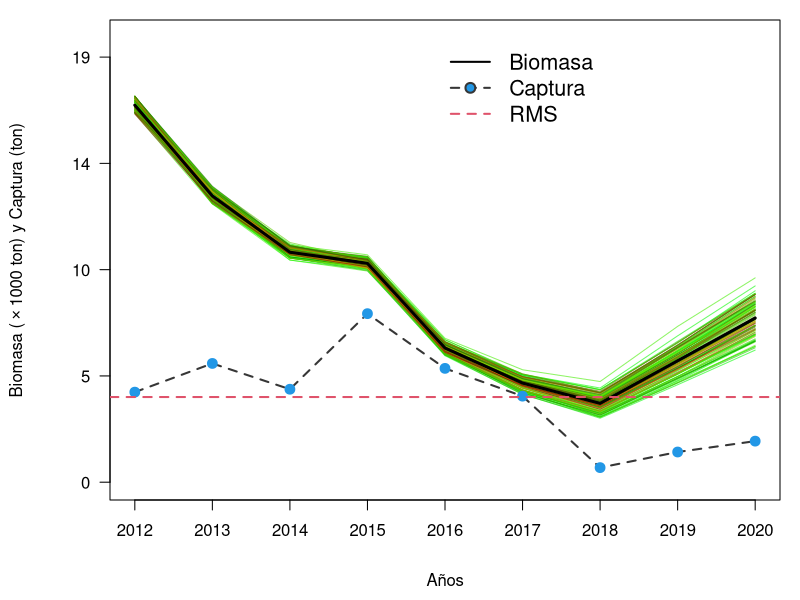
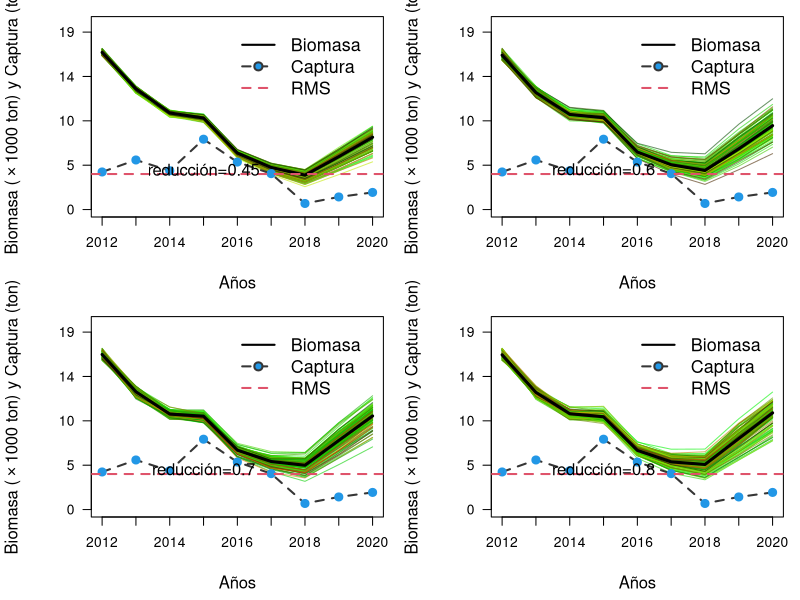
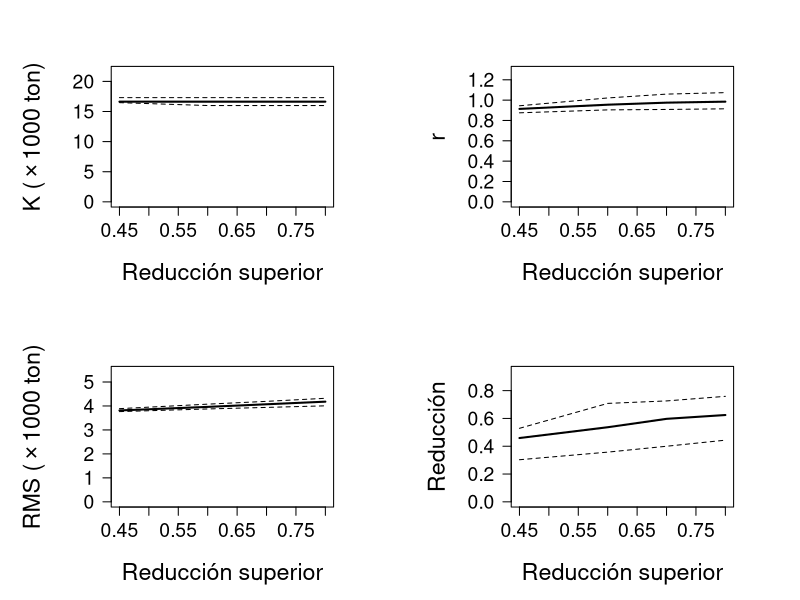
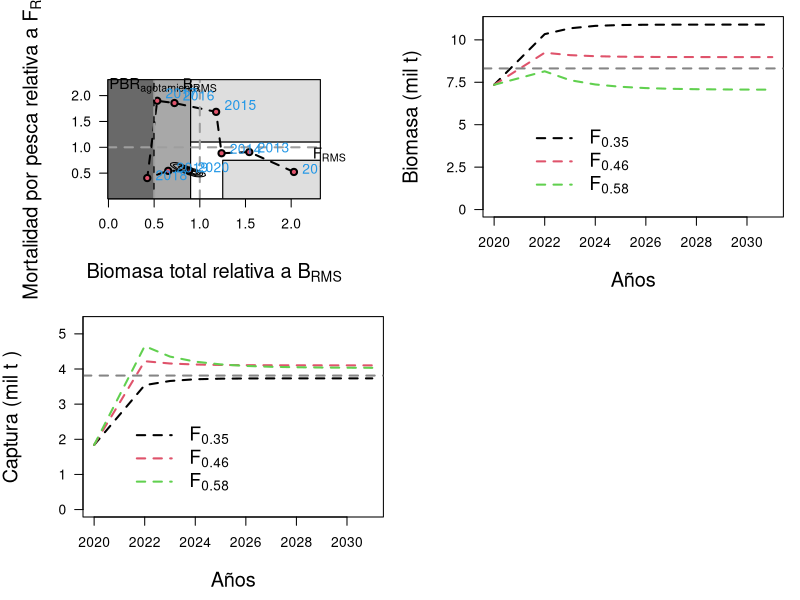

These figures' R source, in order:
## ---- chunk 1

library(knitr) # para generar reporte Rmarkdown
library(stringr)
library(reshape) 
library(dplyr) 
library(ggplot2)
library(ggthemes) # para ggplot
library(patchwork) # para unir gráficos de ggplot
library(strucchange) # libreria utilizada para análisis de quiebres

getwd()

##################################################################################################
# model
##################################################################################################
BDM=function(K,dep,b,C,r){  ### biomass dynamics model
 B=err.B=rep(NA,length(C))   
 B[1]=b*K;b1=B[1]
 for(i in 2:length(B)){
  B[i]=max(min(B[i-1]+r*B[i-1]*(1-B[i-1]/K)-C[i-1],K),0)
#  err.B[i]=ifelse(!is.na(U[i-1]&U[i]) & B[i]>0,(B[i-1]/B[i]-U[i-1]/U[i]^2,NA)
 }
 if(all(B>C) & all(B<=K)){
  abs(B[length(B)]-dep*K)
# if(any(U>0)){((B[length(B)]-dep*K)/K)^2 +sum(err.B,na.rm=T)} else ((B[length(B)]-dep*K)/K)^2
 } else {10^5}
}

## ---- chunk 2
##################################################################################################
# simulation 
##################################################################################################
sim1=function(k25=k25,k75=k75,r25=r25,r75=r75,yr=yr,C=C,nsim=nsim,msy=NULL){ 
 Bend.keep=K.keep=r.keep=dep.keep=d.keep=vector()
 nyr=length(yr)
 B=F2Fmsy=B2Bmsy=matrix(NA,nyr,nsim) 
 K=r=vector()
 plot(0,0,type="n",xlim=c(min(yr),max(yr)),ylim=c(-1,round(k75,0)*1.15),
 xlab="", ylab="",yaxt="n",xaxt="n")
 for(j in 1:nsim){ 
   K[1]=runif(1,k25,k75)
   r[1]=runif(1,r25,r75)  
   B[1,j]=K[1]
   for(i in 2:(nyr)){ 
     r[i]=runif(1,r25,r75) 
     K[i]=runif(1,k25,k75) 
     B[i,j]=B[i-1,j]+r[i]*B[i-1,j]*(1-B[i-1,j]/K[i])-C[i-1]
     F2Fmsy[i,j]=(C[i]/B[i,j])/(r[i]/2)
     B2Bmsy[i,j]=B[i,j]/(K[i]/2) 
   }
   cols<-rgb(runif(1,0,j)/nsim,(nsim-runif(1,0,j))/nsim,(1)/(nsim+100),
   alpha=0.6)
   lines(yr,B[,j],col=cols) 
   K.keep[j]=mean(K)
   r.keep[j]=mean(r)
   F2Fmsy[,j]=(C/B[,j])/(mean(r)/2)
   B2Bmsy[,j]=B[,j]/(mean(K)/2)   
 }
 Bend.keep=B[nyr,] 
 d.keep=B[nyr,]/mean(K)   
 lines(yr,apply(B,1,median),lty=1,lwd=3)
 lines(yr,C,lwd=2,col="#363636",lty=2)
 points(yr,C,pch=21,col=4,bg=4,cex=1.3)
 y1<-seq(0,round(k75,0)*1.1,le=5);
 x1<-seq(1,length(yr),by=1)
 axis(1,at=yr[x1],labels=yr[x1],las=1,cex.axis=1)
 axis(2,at=y1,labels=format(round(y1/1000,0),3),las=2,cex.axis=1)
 legend(yr[nyr-4],max(y1)*1.05,c("Biomasa","Captura","RMS"),lty=c(1,2,2),
 col=c(1,"#363636",2),pch=c(NA,21,NA),lwd=c(2,2,2),pt.bg=c(NA,4,NA),cex=1.3,bty="n")
 BC<-expression(paste('Biomasa ('%*%'1000 ton) y Captura (ton)',sep="")) 
 mtext(BC,side=2,line=4.0,cex=1)
 mtext("Años",side=1,line=3.5,cex=1)
 if(is.null(msy)){} else {abline(h=msy,lty=2,col=2,lwd=2)}
 msy=K.keep*r.keep/4
 return(list(K.keep,r.keep,msy,Bend.keep,d.keep,B,r,F2Fmsy,B2Bmsy))   
}


## ---- chunk 3

#
#####################################################################
# input catch data and r range for sautral XI stock 
C=c(4033,5318,4163,7547,5097,3853,653,1352,1839)
yr=seq(2012,2020)
r.lci=0.85;
r.uci=1.2
# search through K grids, with specific range for K1 follow 
N1=100
K1=exp(seq(log(max(C)),log(max(C)*50),l=N1))
# genera los valores de la deplecion
dep=round(seq(0.1,0.8,0.05),2)
nd=length(dep)
r1=obj1=matrix(0,N1,nd)  #matriz que almacena los output de las funciones
b=1#Si (C[1]/max(C)<0.5, (0.5+0.9)/2 (0.3+0.6)/2);b=0.5
# ciclo
for(j in 1:nd){
  for(i in 1:N1){
    out=optimize(BDM,K=K1[i],b=b,C=C,dep=dep[j],
    interval=c(r.lci-.05,r.uci+.05))
    r1[i,j]=out$min
    obj1[i,j]=out$obj
  }
}


#
#vLinf=58.95;vk=0.28;Tmax=10;Tmat=NA;T=17
#M=vector()
#M[1]=exp(1.44-0.982*log(Tmax))
#M[2]=1.65/Tmat
#M[3]=exp(1.2-0.17*log(vLinf)+log(vk))
#M[4]=1.82*vk
#M[5]=exp(-0.0152-0.279*log(vLinf)+0.6543*log(vk)+0.463*log(T))
#w=0.87 #para teleost y w=0.41 para chondrithys
#r.mean=2*mean(M,na.rm=T)*w
#r.sd=sd(M,na.rm=T)
#r.backup=r
#r[r > r.mean+2*r.sd | r < r.mean-2*r.sd]=NA

############################# 
r1.backup=r1  ;# r1=r1.backup
r1[obj1 > K1*0.01]=NA
r1[r1 > r.uci | r1 < r.lci]=NA      
#############################
kr=as.data.frame(cbind(K1,r1))  
colnames(kr)=c('k',dep) 
all=cbind(K1,stack(kr[,2:nd+1]))#antes nd+1
colnames(all)=c("k","r","ind")
all$d=as.numeric(as.character(all$ind))
all=all[,c(1,2,4)]
all=all[!is.na(all[,2]),] 
all$msy=all[,1]*all[,2]/4 
# estimate reference points
#cutoff=ifelse(tail(C,1)/max(C)<=0.5,0.5,0.8)
all2     =all[!is.na(all$r) & all$d <= 0.45,]#cutoff,assume upper depeltion=0.4
quan1    =apply(all2,2,quantile)
k25      =quan1[,1][2];k75=quan1[,1][4]
r25      =quan1[,2][2];r75=quan1[,2][4]
msy.media=quan1[,4][3]
all3     =all2[all2$k>k25 & all2$k<k75 & all2$r>r25 & all2$r<r75,]
para     =list(k25=k25,k75=k75,r25=r25,r75=r75)
## ---- chunk 4

##################################################################################################
nsim=100
#GRAFICA LA BIOMASA
par(mar=c(5,5.5,1,1),cex.axis=1.3,cex.lab=1.3)
out1=sim1(k25=k25,k75=k75,r25=r25,r75=r75,C=C,yr=yr,nsim=nsim,msy=msy.media)
## ---- chunk 5
##################################################################################################
#EXTRAE DATOS DE INTERES PARA LA INCERTIDUMBRE
##################################################################################################
F2Fmsy  =as.data.frame(out1[8]);
B2Bmsy  =as.data.frame(out1[9])
quant   =function(x)quantile(x,c(0.2,0.8))

dat.out =data.frame(year=yr,
                    B2Bmsy.med=apply(B2Bmsy,1,median),
                    quan1.B=apply(B2Bmsy,1,quant)[1,],
                    quan3.B=apply(B2Bmsy,1,quant)[2,],
                    F2Fmsy.med=apply(F2Fmsy,1,median),
                    quan1.F=apply(F2Fmsy,1,quant)[1,],
                    quan3.F=apply(F2Fmsy,1,quant)[2,])

BF2msy.end = data.frame(t(rbind(B2Bmsy[length(yr),],F2Fmsy[length(yr),])))
colnames(BF2msy.end)=c("B2Bmsy","F2Fmsy")
#kable(BF2msy.end)
#
out1.backup=out1 #out1=out1.backup
sp=out1[1:5]
sp=as.data.frame(sp)   # summary(sp)
colnames(sp)=c("k","r","msy","Bend","Depletion")
BendD=apply(sp,2,quantile)
###############################################################
#FINAL RESULT
tabla<-cbind(quan1[,c(1,2,4)],BendD[,4:5])
write.csv2(tabla,"tabla1.csv",row.names=FALSE) 
kable(tabla)

Bioma <-apply(out1.backup[[6]],1,quantile)
#note: Bmsy = k/2, Blim = k/4 
B.sim =data.frame(out1[6])
BF    =t(apply(B.sim,1,quantile))
BF    =cbind(BF,C/BF)
BRP   =c(quan1[3,1]/2,quan1[3,2]/2)
fs    =data.frame(cbind(BF[,c(8,3)],yr)) # F y Biomasa media
#GRAFICA BIOMASA V/S CPUE
#plot(yr,BF[,3],type="b",ylab="Biomasa and CPUE")
#par(new=T)
#plot(yr,U,type="b",col=2,axes=F,xlab="",ylab="")
#
## ---- chunk 6
#######################################################
#  sensitivity to assumed upper depletion (if needed) #
#######################################################
med.out=low.out=up.out=matrix(NA,nrow=4,ncol=6)
d.l=c(0.45,0.6,0.7,0.8)  # assumed upper depletion levels
layout(matrix(1:4,ncol=2,byrow=T),widths=c(1,1),heights=c(1,1))
for(i in 1:4){ 
  all2=all[!is.na(all$r) & all$d <= d.l[i],]    
  quan1=apply(all2,2,quantile)
  k25=quan1[,1][2]
  k75=quan1[,1][4]
  r25=quan1[,2][2]
  r75=quan1[,2][4]
  msy.median=quan1[,4][3]
  nsim=100
  ##################################################################################
  #Figura
  par(mar=c(5,5.5,1,1),cex.axis=1.3)
  out1=sim1(k25=k25,k75=k75,r25=r25,r75=r75,C=C,yr=yr,nsim=nsim,msy=msy.media)
  tex=paste("reducción=",d.l[i],sep="")
  text(2015,round(para$k25,0)*0.26,tex,cex=1.2,xpd=T)
  ##################################################################################
  # Tablas
  sp  = out1[1:5]
  sp  = as.data.frame(sp)   # summary(sp)
  colnames(sp)= c('k','r','msy','Bend','D')
  BendD = apply(sp,2,quantile)
  
  med.out[i,] =(c(quan1[3,],BendD[3,4:5]))
  low.out[i,] =(c(quan1[2,],BendD[1,4:5]))
  up.out[i,]  =(c(quan1[4,],BendD[5,4:5]))
  
  med.out[,3] =t(d.l)
  low.out[,3] =t(d.l)
  up.out[,3]  =t(d.l)
  
  colnames(med.out)=c("k","r","d.upper","msy","Bend","D")
  colnames(low.out)=c("k","r","d.upper","msy","Bend","D")
  colnames(up.out)=c("k","r","d.upper","msy","Bend","D")
  
  kable(med.out)
  kable(low.out)
  kable(up.out)
  ##################################################################################
}

## ---- chunk 7

##################################################################################################
# parameters as a function of assumed upper depletion level
##################################################################################################
#name3<-paste(getwd(),"/Figuras/Fig3_Zhou2013_sensitivity.png",sep="")
#png(file=name3,width=900,height=1000)
layout(matrix(1:4,ncol=2,byrow=T),widths=c(1,1),heights=c(1,1))
par(mar=c(5.6,6.7,4,4),cex.axis=1.4) 

plot(med.out[,3],med.out[,1]/1000,ylim=c(0,max(med.out[,1]/1000*1.3)),type='l',lwd=2,xlab='',ylab='',las=1)
lines(low.out[,3],low.out[,1]/1000,lty=2);lines(up.out[,3],up.out[,1]/1000,lty=2)
mtext(expression(paste('K ('%*%'1000 ton)')),side=2,line=3.8,cex=1.4)
mtext("Reducción superior",side=1,line=3.6,cex=1.4)

plot(med.out[,3],med.out[,2],ylim=c(0,max(med.out[,2]*1.3)),type='l',lwd=2,xlab='',ylab='',las=1)
mtext('r',side=2,line=3.8,cex=1.4)
mtext("Reducción superior",side=1,line=3.6,cex=1.4)
lines(low.out[,3],low.out[,2],lty=2);lines(up.out[,3],up.out[,2],lty=2)

plot(med.out[,3],med.out[,4]/1000,ylim=c(0,max(med.out[,4]/1000*1.3)),type='l',lwd=2,xlab='',ylab='',las=1)
lines(low.out[,3],low.out[,4]/1000,lty=2);lines(up.out[,3],up.out[,4]/1000,lty=2)
mtext(expression(paste('RMS ('%*%'1000 ton)')),side=2,line=3.8,cex=1.4)
mtext("Reducción superior",side=1,line=3.6,cex=1.4)

plot(med.out[,3],med.out[,6],ylim=c(0,max(med.out[,6]*1.5)),type='l',lwd=2,xlab='',ylab='',las=1)
lines(low.out[,3],low.out[,6],lty=2);lines(up.out[,3],up.out[,6],lty=2)
mtext("Reducción",side=2,line=3.8,cex=1.4)
mtext("Reducción superior",side=1,line=3.6,cex=1.4)

#dev.off()


## ---- chunk 8
##################################################################################################
# GRAFICA DIAGRAMA DE FASE
##################################################################################################
library(MASS)

K      <- med.out[1,1]
mc.dat <-BF2msy.end
Bmrs   <-tabla[3,1]/2 #BMRS
Fmrs   <-tabla[3,2]/2 #FMRS
Fest   <-C/Bioma[3,] #F anual
Y1     <-Fest/Fmrs;
X1     <-Bioma[3,]/Bmrs
Z1     <-Bioma[3,]/K
#h=rep(0.13,4)
z<-kde2d(mc.dat[,1],mc.dat[,2],n=100,
lims=c(range(c(0,max(X1))),range(c(0,max(Y1)*1.7))))
est<-z$z/max(z$z);z$z<-est
#Bmrs=43590;Fmrs=0.3515;Fest=C/Bioma[3,]
#Y1<-Fest/Fmrs;X1<-Bioma[2,]/Bmrs
#
soli<-cbind(yr,round(Bioma[3,],0),round(Fest,2),round(Z1,2),round(X1,2),round(Y1,2))
colnames(soli)<-c("year","BD","Fest","B_Bo","Brel","Frel")

kable(soli)

kable(rbind(Bmrs,Fmrs))
#library(rJava)                                         ## PROBLEMAS CON ESTO
#library(xlsx)
write.csv2(soli,"tabla2.csv",row.names=FALSE) 
#DEFINE LAS AREAS DE LOS POLIGONOS
cols<-c("#696969","#A8A8A8","#DEDEDE")
ini<-c(-0.09);
xmax<-max(X1)*1.35;
ymax<-max(Y1)*1.22;
xmin<-(0.08)
pol1<-matrix(c(0.9,ini,0.9,1.1,xmax,1.1,xmax,0.75,1.25,0.75,1.25,ini),
ncol=2,byrow=T)
pol2<-matrix(c(1.25,ini,1.25,0.75,xmax,0.75,xmax,ini),ncol=2,byrow=T)
pol3<-matrix(c(xmax,1.1,xmax,ymax,0.9,ymax,0.9,1.1),ncol=2,byrow=T)
pol4<-matrix(c(0.5,ini,0.9,ini,0.9,ymax,0.5,ymax),ncol=2,byrow=T)
pol5<-matrix(c(-0.07,ini,0.5,ini,0.5,ymax,-0.07,ymax),ncol=2,byrow=T)

#name4<-paste(getwd(),"/Figuras/Fig4_Zhou2013_fase.png",sep="")
#png(file=name4,width=1200,height=1000)
par(mar=c(6.1,6.5,4.8,4.8),cex.axis=1,cex.lab=1)
plot(X1,Y1,col=0,xlab="",ylab="",yaxt="n",xlim=c(xmin,max(X1)*1.1),
ylim=c(0.09,max(Y1)*1.17))
axis(2,las=1)
polygon(pol5,col=cols[1],border=1);polygon(pol4,col=cols[2],border=1)
polygon(pol3,col=cols[3],border=1);polygon(pol2,col=cols[3],border=1)
polygon(pol1,col="white",border="black")
#points(mc.dat[,1],mc.dat[,2],pch=21,bg="#B5B5B5",cex=0.9,col=1)
lines(X1,Y1,lty=2,col=1,lwd=2)
lines(X1,Y1,type="p",bg=2,pch=21,cex=1,lwd=2)
abline(v=1,lty=2,col=8,lwd=2);abline(h=1,lty=2,col=8,lwd=2)
abline(v=0.5,lty=2,col=8,lwd=2)
contour(z,drawlabels=FALSE,levels=c(0.1,0.25,0.5,0.75),add=TRUE)
text(0.5,max(Y1)*1.29,expression(PBR[paste("agotamiento")]),cex=1.1,
pos=1,xpd=T)
text(1,max(Y1)*1.29,expression(B[paste("RMS")]),cex=1.1,pos=1,xpd=T)
text(max(X1)*1.19,1.11,expression(F[paste("RMS")]),cex=1.1,pos=1,xpd=T)
mtext(expression(paste("Biomasa total relativa a ",B[paste("RMS")],sep="")),
side=1,line=4.2,cex=1.2)
mtext(expression(paste("Mortalidad por pesca relativa a ",F[paste("RMS")],
sep="")),side=2,line=3.8,cex=1.2)
#a2<-which(yr%in%seq(2015,1994,by=-2)==TRUE)
a2<-c(1,2,3,4,5,6,7,8,9,10)
text(X1[a2],Y1[a2]*1.06,yr[a2],cex=1,pos=4,col=4)
#text(1.10,0.83,"Plena Explotación",cex=1.6,pos=4,col=1,lwd=2)
#text(1.56,0.31,"Sub Explotación",cex=1.6,pos=4,col=1,lwd=2)
#text(1.33,1.51,"Sobrepesca",cex=1.6,pos=4,col=1,lwd=2)
#text(0.58,0.67,"Sobre",cex=1.6,pos=4,col=1,lwd=2)
#text(0.52,0.51,"Explotación",cex=1.6,pos=4,col=1,lwd=2)
#text(0.68,1.18,"Sobre-explotación y Sobrepesca",cex=1.6,pos=4,lwd=2,srt=90)
#text(0.23,1.18,"Colapso y/o Agotamiento",cex=1.6,pos=4,lwd=2,srt=90)
box()
#dev.off()


## ---- chunk 9

##################################################################################################
#CALCULO DE LA CBA  PARA SARDINA AUSTRAL XI
##################################################################################################
mata <-out1.backup[1:5];
mm   <-length(mata)
mato <-vector()

for(p in 1:mm){
  mato <-cbind(mato,mata[[p]])}
  mate <-as.data.frame(mato)
  colnames(mate)<-c("k","r","msy","Bend","Depletion")

yy      <-length(yr)
prob    <-c(0.75,1.00,1.25)
ss      <-dim(sp)
yrs_pro <-seq(yr[yy],yr[yy]+11,by=1) # años de proyección
yyp     <-length(yrs_pro)

BT=CT=array(NA,c(length(prob),ss[1],length(yrs_pro)))

BT[,,1] <-Bioma[3,yy]
CT[,,1] <-C[yy]
Fi      <-Fmrs*prob

# y Frms ponderados
# n simulaciones???
# m años de proyección
for(y in 1:length(Fi)){
 for(n in 1:ss[1]){
  ki=sp$k[n]
  ri=sp$r[n]
  for(m in 1:(yyp-1)){
   if(m==1){ # igual a la captura del último año
     CT[y,,1]=C[yy]} 
    else {
      CT[y,n,m]=BT[y,n,m]*Fi[y]}
      BT[y,n,m+1]=BT[y,n,m]+ri*BT[y,n,m]*(1-BT[y,n,m]/ki)-CT[y,n,m]
   if(m==(yyp-1)){
     CT[y,n,m+1]=BT[y,n,m+1]*Fi[y]}
  }
 }
}


## ---- chunk 10

##################################################################################################
# GRAFICA LA CBA 2 PARA sardina austral
##################################################################################################
FF   <-formatC(Fi,format="f",digits=2)
BB   <-expression(paste("Biomasa (mil t)",sep=""))
Binf <-tabla[2,1]/2
Bsup <-tabla[4,1]/2
rng1 <-range(BT[,,],na.rm=T)
ax2  <-seq(0,rng1[2]*1.15,by=2500)
cols <-"#858585"
y1   <-length(yrs_pro)

par(mar=c(5,5,1,1),cex.axis=1,cex.lab=1)
plot(yrs_pro[-2],seq(0,rng1[2]*1.15,le=(y1-1)),col=0,type="l",xlab="",ylab="",yaxt="n",ylim=c(0,rng1[2]*0.98))

for(x in 1:length(Fi)){
 lines(yrs_pro[-2],apply(BT[x,,],2,quantile)[3,-2],col=x,lty=2,lwd=2)
}
abline(h=Bmrs,lty=2,lwd=2,col=cols)
axis(2,at=ax2,labels=ax2/1000,las=1,cex=1)
mtext(BB,side=2,line=3.5,cex=1.2)
mtext("Años",side=1,line=3.4,cex=1.2)
legend(2021,rng1[2]*0.5,c(expression(F[paste("0.35")]),expression(F[paste("0.46")]),
expression(F[paste("0.58")])),lty=c(2,2,2,2,2),lwd=c(2,2,2,2,2),cex=1.4,
col=c(1,2,3),bty="n")


## ---- chunk 11

##################################################################################################
# GRAFICA LA CAPTURA
##################################################################################################
CC   <-expression(paste("Captura (mil t )",sep=""))
MRS  <-tabla[3,3] #50%
rng2 <-range(CT[,,],na.rm=T)
ax3  <-seq(0,rng2[2]*1.15,by=1000)

xxxx<-matrix(ncol=3,nrow=11)

par(mar=c(5,5,1,1),cex.axis=1,cex.lab=1)
plot(yrs_pro[-2],seq(0,rng2[2]*1.15,le=11),col=0,type="l",xlab="",ylab="",yaxt="n",ylim=c(0,rng2[2]*0.95))

for(x in 1:length(Fi)){
  xxxx[,x]<-apply(CT[x,,],2,quantile)[3,-2]
 lines(yrs_pro[-2],xxxx[,x],col=x,lty=2,lwd=2)
}
abline(h=MRS,lty=2,lwd=2,col=cols)
axis(2,at=ax3,labels=sprintf("%0.0f",ax3/1000),las=1,cex=1.4)
mtext(CC,side=2,line=3.5,cex=1.2)
mtext("Años",side=1,line=3.4,cex=1.2)
legend(2021,rng2[2]*0.5,c(expression(F[paste("0.35")]),expression(F[paste("0.46")]),
expression(F[paste("0.58")])),lty=c(2,2,2,2,2),lwd=c(2,2,2,2,2),cex=1.4,
col=c(1,2,3),bty="n")


xxxx
## ---- chunk 12
##################################################################################################
# TABLA DE RESULTADOS
##################################################################################################
ct<-matrix(NA,length(Fi),5)
for(i in 1:length(Fi)){
 ct[i,]<-as.numeric(quantile(CT[i,,2],probs=c(.1,.2,.3,.4,.5)))  # CT[i,,2] (el 2 representa 1 año de proyección, 1 es el año actual)
}
colnames(ct)<-c("10%","20%","30%","40%","50%")
rownames(ct)<-formatC(Fi,format="f",digits=2)
cat("\n")
print(ct)

## ---- chunk 13

##################################################################################################
# RANGO CBA PARA PBR Al MRS (2) y EL 2021(2)
##################################################################################################
rango<-quantile(CT[2,,2],prob=c(0.025,0.25,0.50,0.75,0.975))

kable(rango)

#
#FIN
